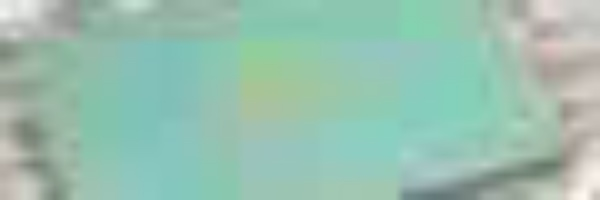
#> input picture images/34c37af45b3ea2f13838d416768d3c2d17dd91a8f260ddd6de7d266c057daa95.jpg, 600 x 200 px, given in place of the camera
$ jupyter execute 230525_kadai.ipynb   (text cells are left out)
#> lines starting #> are read from the running program, lines starting #| are printed output that depends on the picture; after the words box and inside, x2 and y2 are one past the last pixel; in counts of white or black regions, pixels touching at a corner belong together
[cell 1]
import cv2
cap = cv2.VideoCapture(0)

while cap.isOpened():
    retval, frame = cap.read()
#> frame is the input picture: shape (200, 600, 3); mean B, G, R 175.5, 191.8, 152.6
    if retval is None:
        print("capture error")
        break

    cv2.imshow("capture", frame)

    key = cv2.waitKey(1000)
#> (key Esc is pressed here)
    if key == 27:
        break

cap.release()
cv2.destroyAllWindows()

[cell 2]
import cv2
cap = cv2.VideoCapture(0)

while cap.isOpened():
    retval, frame = cap.read()
    if retval is None:
        print("capture error")
        break

    cv2.imshow("capture", frame)

    key = cv2.waitKey(5000)
#> (key Esc is pressed here)
    if key == 27:
        break

cap.release()
cv2.destroyAllWindows()

[cell 3]
import cv2
cap = cv2.VideoCapture(0)

while cap.isOpened():
    retval, frame = cap.read()
    if retval is None:
        print("capture error")
        break

    cv2.imshow("capture", frame)

    key = cv2.waitKey(100)
#> (key Esc is pressed here)
    if key == 27:
        break

cap.release()
cv2.destroyAllWindows()

[cell 4]
import cv2
cap = cv2.VideoCapture(0)

while cap.isOpened():
    retval, frame = cap.read()
    if retval is None:
        print("capture error")
        break

    frame_gray = cv2.cvtColor(frame, cv2.COLOR_RGB2GRAY)
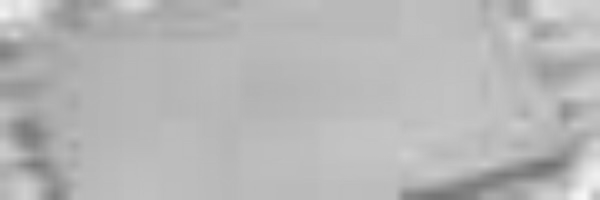
#> frame_gray: shape (200, 600); min 114, max 247, mean 182.5

    cv2.imshow("capture", frame)
    cv2.imshow("cap_gray", frame_gray)

    cv2.imwrite("cam_img\\1.jpg", frame)
    cv2.imwrite("cam_img\\1g.jpg", frame_gray)

    key = cv2.waitKey(1000)
#> (key Esc is pressed here)
    if key == 27:
        break

cap.release()
cv2.destroyAllWindows()

[cell 5]
import cv2
cap = cv2.VideoCapture(0)

while cap.isOpened():
    retval, frame = cap.read()
    if retval is None:
        print("capture error")
        break

    frame_smoothing = cv2.blur(frame, (15, 15))
    frame_gray = cv2.cvtColor(frame, cv2.COLOR_RGB2GRAY)
    ret, frame_threshold = cv2.threshold(frame_gray, 140, 255, cv2.THRESH_BINARY)
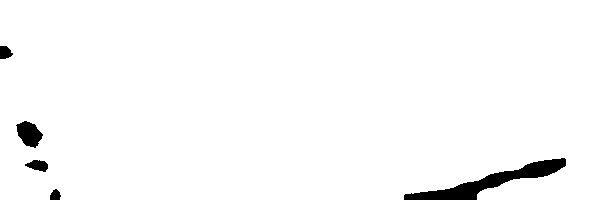
#> frame_threshold: shape (200, 600); 97.7% white; 5 black regions, box (x1, y1, x2, y2) and area: (404, 158, 566, 200) 1932, (16, 121, 43, 148) 465, (25, 160, 48, 172) 180, (0, 46, 13, 59) 131, (50, 189, 61, 200) 91

    cv2.imshow("cap_blur", frame_smoothing)
    cv2.imshow("cap_gray", frame_gray)
    cv2.imshow("cap_threshold", frame_threshold)

    key = cv2.waitKey(1000)
#> (key Esc is pressed here)
    if key == 27:
        break

cap.release()
cv2.destroyAllWindows()

[cell 6]
import cv2
import numpy as np
import matplotlib.pyplot as plt

H       = 100
S       = 64
V       = 198
H_range = 5
S_range = 30
V_range = 50

upper = np.array([H+H_range, S+S_range, V+V_range])
lower = np.array([H-H_range, S-S_range, V-V_range])
ker_size = 5
num = 10

cap = cv2.VideoCapture(0)
while cap.isOpened():
    retval, frame = cap.read()
    if retval is None:
        print("capture error")
        break

    img_hsv = cv2.cvtColor(frame, cv2.COLOR_BGR2HSV)
#> img_hsv: shape (200, 600, 3); mean H, S, V 69.3, 54.4, 192.5

    img_range = cv2.inRange(img_hsv, lower, upper)
#> img_range: shape (200, 600); every value is 0
    kernel = np.ones((ker_size, ker_size), np.uint8)
    img_dilate = cv2.dilate(img_range, kernel, iterations=10)
    img_erode = cv2.erode(img_dilate, kernel, iterations=10)

    contours, hierarchy = cv2.findContours(img_erode, cv2.RETR_EXTERNAL, cv2.CHAIN_APPROX_NONE)
#> contours = []

    for each_contour in contours:
        x, y, w, h = cv2.boundingRect(each_contour)
        img_rect = cv2.rectangle(frame, (x, y), (x+w, y+h), (0, 0, 255), 3)
#> this loop made 0 passes

    cv2.imshow("capture", frame)

    key = cv2.waitKey(1000)
#> (key Esc is pressed here)
    if key == 27:
        break

cap.release()
cv2.destroyAllWindows()

[cell 7]
import cv2
import numpy as np
import matplotlib.pyplot as plt

H        = 5
S        = 93
V        = 126
H_range  = 5
S_range  = 30
V_range  = 50
upper    = np.array([H+H_range, S+S_range, V+V_range])
lower    = np.array([H-H_range, S-S_range, V-V_range])
ker_size = 5
iterations = 10

cap = cv2.VideoCapture(0)
while cap.isOpened():
    retval, frame = cap.read()
    if retval is None:
        print("capture error")
        break

    img_hsv = cv2.cvtColor(frame, cv2.COLOR_BGR2HSV)

    img_range = cv2.inRange(img_hsv, lower, upper)
    kernel = np.ones((ker_size, ker_size), np.uint8)
    img_dilate = cv2.dilate(img_range, kernel, iterations)
    img_erode = cv2.erode(img_dilate, kernel, iterations)

    contours, hierarchy = cv2.findContours(img_erode, cv2.RETR_EXTERNAL, cv2.CHAIN_APPROX_NONE)

    for each_contour in contours:
        x, y, w, h = cv2.boundingRect(each_contour)
        if w*h > 8000:
            cv2.rectangle(frame, (x, y), (x+w, y+h), (0, 0, 255), 3)

    cv2.imshow("capture", frame)

    key = cv2.waitKey(100)
#> (key Esc is pressed here)
    if key == 27:
        break

cap.release()
cv2.destroyAllWindows()

[cell 8]
import cv2
cap = cv2.VideoCapture(0)

while cap.isOpened():
    retval, frame = cap.read()
    if retval is None:
        print("capture error")
        break

    frame_1 = cv2.flip(frame, 1)
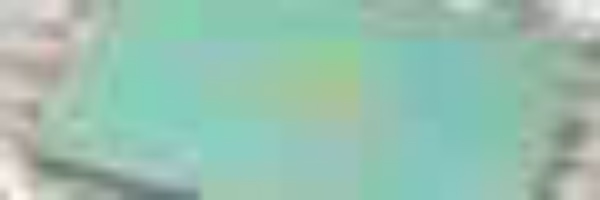
#> frame_1: shape (200, 600, 3); mean B, G, R 175.5, 191.8, 152.6
    frame_2 = cv2.flip(frame, -1)
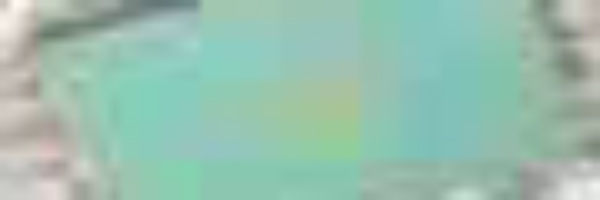
#> frame_2: shape (200, 600, 3); mean B, G, R 175.5, 191.8, 152.6
    frame_0 = cv2.flip(frame, 0)
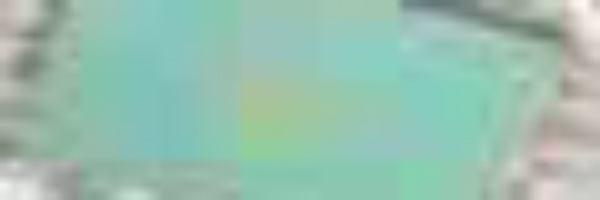
#> frame_0: shape (200, 600, 3); mean B, G, R 175.5, 191.8, 152.6

    cv2.imshow("origin", frame)
    cv2.imshow("capture1", frame_1)
    cv2.imshow("capture-1", frame_2)
    cv2.imshow("capture0", frame_0)

    key = cv2.waitKey(100)
#> (key Esc is pressed here)
    if key == 27:
        break

cap.release()
cv2.destroyAllWindows()
